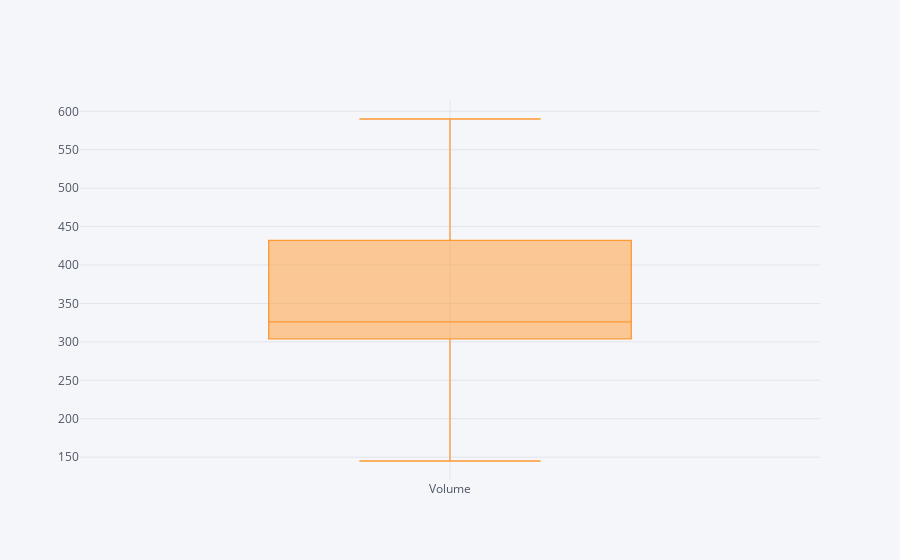

The notebook cell this image was saved under:
### Code cell
bata.groupby(['Date']).count()['Volume'].iplot(kind='box')

### Figure 1 — Plotly figure (JSON) as saved in the notebook; plotly's stock layout.template omitted (floating-point values rounded to 4 significant figures)
{"data": [{"boxpoints": false, "line": {"width": 1.3}, "marker": {"color": "rgba(255, 153, 51, 1.0)"}, "name": "Volume", "orientation": "v", "type": "box", "y": [145, 150, 340, 590, 468, 308, 304, 424, 432, 312]}], "layout": {"legend": {"bgcolor": "#F5F6F9", "font": {"color": "#4D5663"}}, "paper_bgcolor": "#F5F6F9", "plot_bgcolor": "#F5F6F9", "title": {"font": {"color": "#4D5663"}}, "xaxis": {"gridcolor": "#E1E5ED", "showgrid": true, "tickfont": {"color": "#4D5663"}, "title": {"font": {"color": "#4D5663"}, "text": ""}, "zerolinecolor": "#E1E5ED"}, "yaxis": {"gridcolor": "#E1E5ED", "showgrid": true, "tickfont": {"color": "#4D5663"}, "title": {"font": {"color": "#4D5663"}, "text": ""}, "zerolinecolor": "#E1E5ED"}}}
